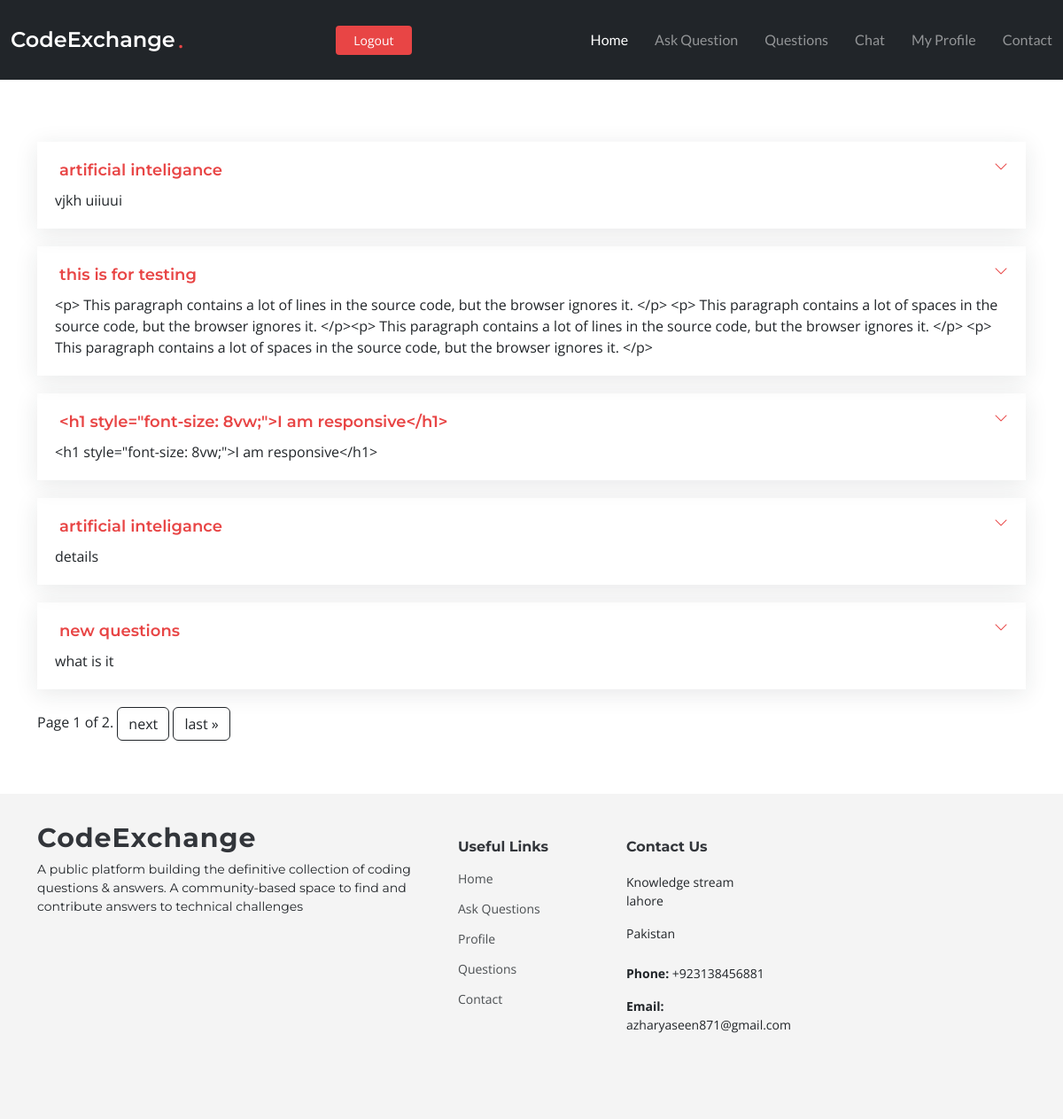
/questions/ (signed in), run on an earlier commit of the app's database.
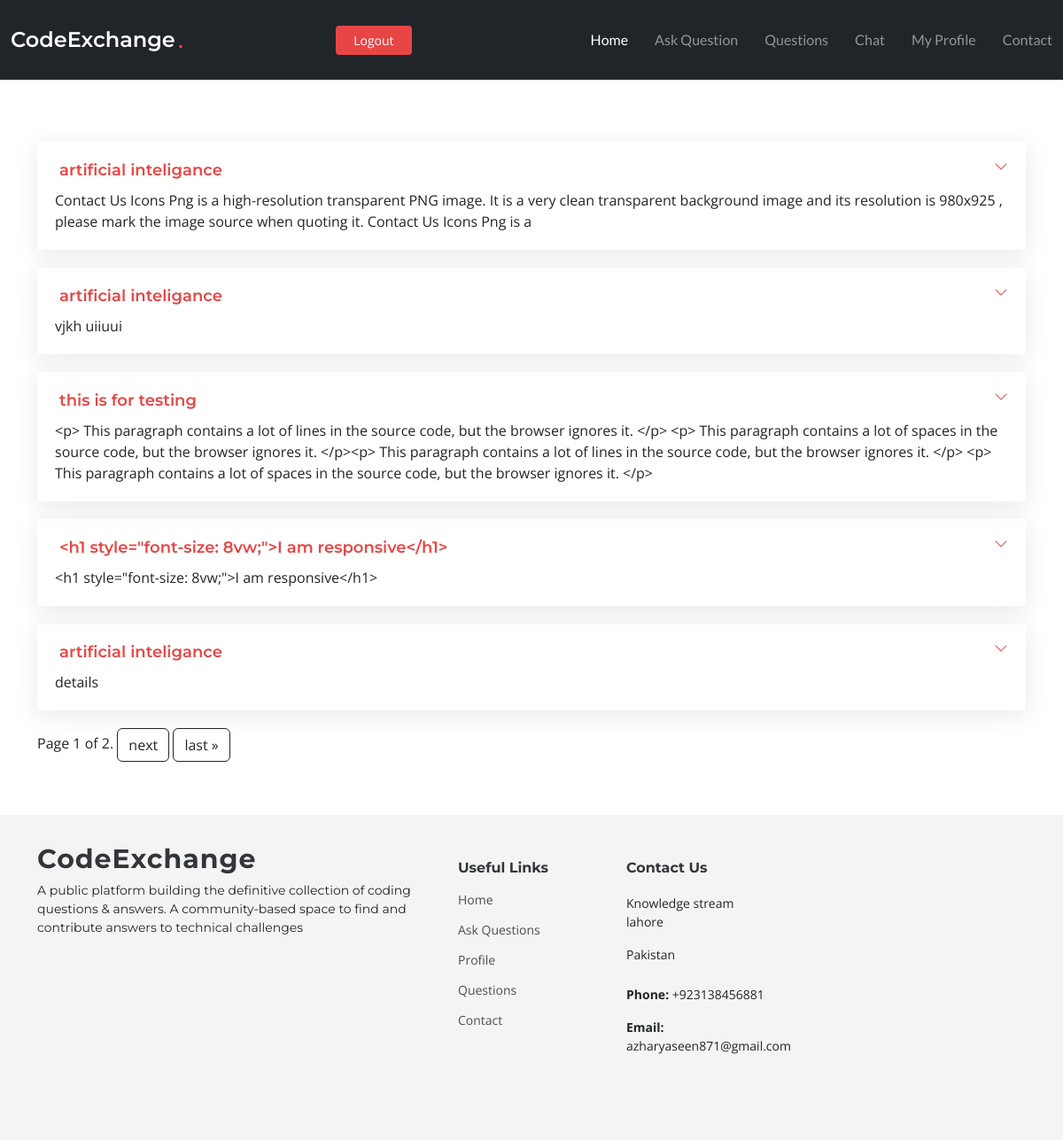
And on a later commit of the database.
### app/models.py (models this page shows, shortened)
class Questions(models.Model):
    user = models.ForeignKey(User, on_delete=models.CASCADE)
    title = models.CharField(max_length=1000)
    content = HTMLField()
    likes = models.ManyToManyField(User, related_name='like')
    date_created = models.DateTimeField(default=timezone.now)
    image = models.ImageField(upload_to='question_pic', blank=True, null=True)

### app/views.py (the view)
# urls.py: path('questions/',views.questions,name='questions'),
@login_required(login_url='login')
def questions(request):
    question = Questions.objects.all().order_by('-date_created')
    paginator = Paginator(question, 5)
    page_number = request.GET.get("page")
    page_obj = paginator.get_page(page_number)
    return render (request,'app/questions.html', { 'question':question ,'page_obj': page_obj})

### app/templates/app/questions.html (shortened to what this page needs)
{% extends 'base.html' %}
{% block content %}
  <section id="faq" class="faq">
    <div class="container" style="margin-top: 100px;">
        <div class="" data-aos="fade-up" data-aos-delay="200">
          <div class="faq-container">
            {% for question in page_obj %}
            <div class="faq-item faq-active">
              <a href="{% url 'detail' question.id %}"> <h3> <span>{{ question.title }}</span></h3></a>
              <div class="faq-content">
                <p>{{ question.content }}</p>
              </div>
              <i class="faq-toggle bi bi-chevron-right"></i>
            </div>
            {% endfor %}
                     {% include "app/includes/paginator.html" %}
          </div>
        </div>
      </div>
  </section>
{% endblock content %}

What changed in the data, as far as the page shows it:
no longer on this page (row unchanged): Questions: title "new questions", content "what is it"
added Questions: title "artificial inteligance", content "Contact Us Icons Png is a high-resolution transparent PNG image. It is a very clean transparent background image and its resolution is 980x925 , please mark the image source when quoting it. Contact Us Icons Png is a"
